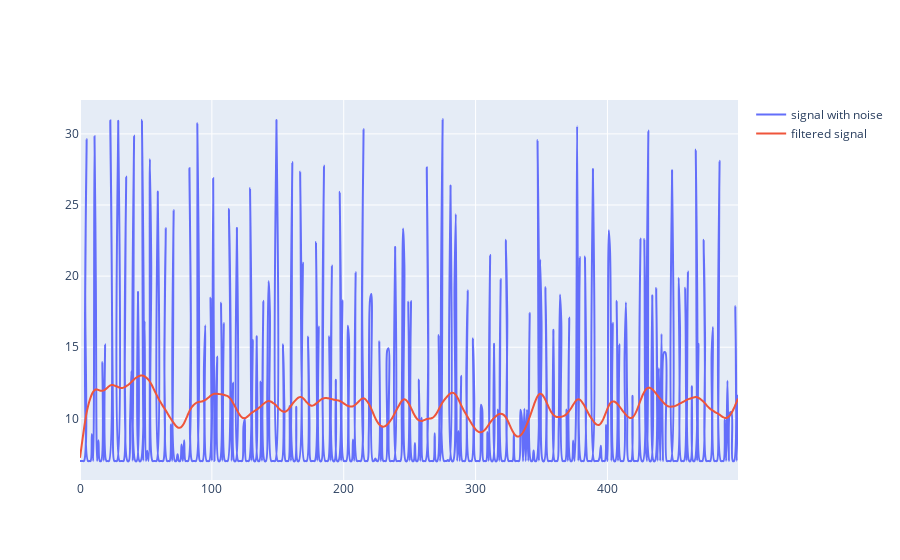

Notebook source saved alongside this figure:
### Code cell
import numpy as np
from scipy.signal import butter,filtfilt
import plotly.graph_objects as go

# Filter requirements.
T = 5.0         # Sample Period
fs = 60.0       # sample rate, Hz
cutoff = 2      # desired cutoff frequency of the filter, Hz ,      slightly higher than actual 1.2 Hz
nyq = 0.5 * fs  # Nyquist Frequency
order = 2       # sin wave can be approx represented as quadratic
n = int(T * fs) # total number of samples

data = np.loadtxt('a.txt')

def butter_lowpass_filter(data, cutoff, fs, order):
    normal_cutoff = cutoff / nyq
    # Get the filter coefficients 
    b, a = butter(order, normal_cutoff, btype='low', analog=False)
    y = filtfilt(b, a, data)
    return y

# Filter the data, and plot both the original and filtered signals.
y = butter_lowpass_filter(data, cutoff, fs, order)
# plt.plot(data,'b-')
# plt.plot(y,'r-')
fig = go.Figure()
fig.add_trace(go.Scatter(
            y = data,
            line =  dict(shape =  'spline' ),
            name = 'signal with noise'
            ))
fig.add_trace(go.Scatter(
            y = y,
            line =  dict(shape =  'spline' ),
            name = 'filtered signal'
            ))
fig.show()

### Figure 1 — Plotly figure (JSON) as saved in the notebook; plotly's stock layout.template omitted (floating-point values rounded to 4 significant figures; data arrays with more than 128 entries replaced by an {"elided": "..."} marker saying what was removed)
{"data": [{"line": {"shape": "spline"}, "name": "signal with noise", "type": "scatter", "y": {"elided": "500 float values"}}, {"line": {"shape": "spline"}, "name": "filtered signal", "type": "scatter", "y": {"elided": "500 float values"}}], "layout": {}}
